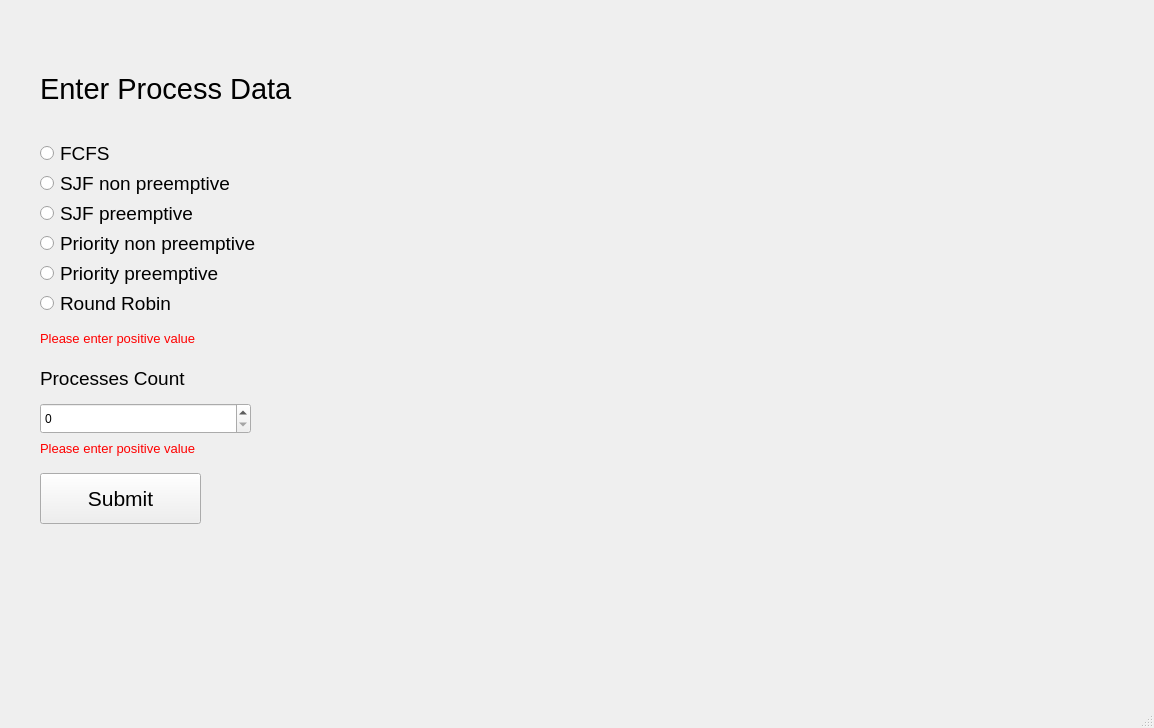
<?xml version="1.0" encoding="UTF-8"?>
<ui version="4.0">
 <class>MainWindow</class>
 <widget class="QMainWindow" name="MainWindow">
  <property name="geometry">
   <rect>
    <x>0</x>
    <y>0</y>
    <width>1154</width>
    <height>728</height>
   </rect>
  </property>
  <property name="windowTitle">
   <string>MainWindow</string>
  </property>
  <widget class="QWidget" name="centralwidget">
   <widget class="QStackedWidget" name="stackedWidget">
    <property name="geometry">
     <rect>
      <x>0</x>
      <y>13</y>
      <width>1151</width>
      <height>691</height>
     </rect>
    </property>
    <widget class="QWidget" name="page">
     <widget class="QRadioButton" name="radio_FCFS">
      <property name="geometry">
       <rect>
        <x>40</x>
        <y>120</y>
        <width>171</width>
        <height>41</height>
       </rect>
      </property>
      <property name="font">
       <font>
        <pointsize>14</pointsize>
       </font>
      </property>
      <property name="text">
       <string>FCFS</string>
      </property>
      <attribute name="buttonGroup">
       <string notr="true">buttonGroup</string>
      </attribute>
     </widget>
     <widget class="QRadioButton" name="radio_SJFNP">
      <property name="geometry">
       <rect>
        <x>40</x>
        <y>150</y>
        <width>241</width>
        <height>41</height>
       </rect>
      </property>
      <property name="font">
       <font>
        <pointsize>14</pointsize>
       </font>
      </property>
      <property name="text">
       <string>SJF non preemptive</string>
      </property>
      <attribute name="buttonGroup">
       <string notr="true">buttonGroup</string>
      </attribute>
     </widget>
     <widget class="QRadioButton" name="radio_SJFP">
      <property name="geometry">
       <rect>
        <x>40</x>
        <y>180</y>
        <width>251</width>
        <height>41</height>
       </rect>
      </property>
      <property name="font">
       <font>
        <pointsize>14</pointsize>
       </font>
      </property>
      <property name="text">
       <string>SJF preemptive</string>
      </property>
      <attribute name="buttonGroup">
       <string notr="true">buttonGroup</string>
      </attribute>
     </widget>
     <widget class="QRadioButton" name="radio_PriorityNP">
      <property name="geometry">
       <rect>
        <x>40</x>
        <y>210</y>
        <width>301</width>
        <height>41</height>
       </rect>
      </property>
      <property name="font">
       <font>
        <pointsize>14</pointsize>
       </font>
      </property>
      <property name="text">
       <string>Priority non preemptive</string>
      </property>
      <attribute name="buttonGroup">
       <string notr="true">buttonGroup</string>
      </attribute>
     </widget>
     <widget class="QRadioButton" name="radio_PriorityP">
      <property name="geometry">
       <rect>
        <x>40</x>
        <y>240</y>
        <width>311</width>
        <height>41</height>
       </rect>
      </property>
      <property name="font">
       <font>
        <pointsize>14</pointsize>
       </font>
      </property>
      <property name="text">
       <string>Priority preemptive</string>
      </property>
      <attribute name="buttonGroup">
       <string notr="true">buttonGroup</string>
      </attribute>
     </widget>
     <widget class="QRadioButton" name="radio_RR">
      <property name="geometry">
       <rect>
        <x>40</x>
        <y>270</y>
        <width>311</width>
        <height>41</height>
       </rect>
      </property>
      <property name="font">
       <font>
        <pointsize>14</pointsize>
       </font>
      </property>
      <property name="text">
       <string>Round Robin</string>
      </property>
      <attribute name="buttonGroup">
       <string notr="true">buttonGroup</string>
      </attribute>
     </widget>
     <widget class="QPushButton" name="chose_Scheduler">
      <property name="geometry">
       <rect>
        <x>40</x>
        <y>460</y>
        <width>161</width>
        <height>51</height>
       </rect>
      </property>
      <property name="font">
       <font>
        <pointsize>16</pointsize>
        <bold>false</bold>
       </font>
      </property>
      <property name="text">
       <string>Submit</string>
      </property>
     </widget>
     <widget class="QLabel" name="error_Count">
      <property name="enabled">
       <bool>true</bool>
      </property>
      <property name="geometry">
       <rect>
        <x>40</x>
        <y>420</y>
        <width>241</width>
        <height>31</height>
       </rect>
      </property>
      <property name="font">
       <font>
        <pointsize>10</pointsize>
       </font>
      </property>
      <property name="styleSheet">
       <string notr="true">color:red;</string>
      </property>
      <property name="text">
       <string>Please enter positive value</string>
      </property>
     </widget>
     <widget class="QLabel" name="label_Count">
      <property name="geometry">
       <rect>
        <x>40</x>
        <y>350</y>
        <width>231</width>
        <height>31</height>
       </rect>
      </property>
      <property name="font">
       <font>
        <pointsize>14</pointsize>
       </font>
      </property>
      <property name="text">
       <string>Processes Count</string>
      </property>
     </widget>
     <widget class="QLabel" name="header">
      <property name="geometry">
       <rect>
        <x>40</x>
        <y>50</y>
        <width>321</width>
        <height>51</height>
       </rect>
      </property>
      <property name="font">
       <font>
        <pointsize>22</pointsize>
       </font>
      </property>
      <property name="text">
       <string>Enter Process Data</string>
      </property>
     </widget>
     <widget class="QSpinBox" name="spin_Count">
      <property name="geometry">
       <rect>
        <x>40</x>
        <y>390</y>
        <width>211</width>
        <height>31</height>
       </rect>
      </property>
     </widget>
     <widget class="QLabel" name="error_Scheduler">
      <property name="enabled">
       <bool>true</bool>
      </property>
      <property name="geometry">
       <rect>
        <x>40</x>
        <y>310</y>
        <width>241</width>
        <height>31</height>
       </rect>
      </property>
      <property name="font">
       <font>
        <pointsize>10</pointsize>
       </font>
      </property>
      <property name="styleSheet">
       <string notr="true">color:red;</string>
      </property>
      <property name="text">
       <string>Please enter positive value</string>
      </property>
     </widget>
    </widget>
    <widget class="QWidget" name="page_2">
     <widget class="QLabel" name="label_Burst">
      <property name="geometry">
       <rect>
        <x>60</x>
        <y>100</y>
        <width>121</width>
        <height>31</height>
       </rect>
      </property>
      <property name="font">
       <font>
        <pointsize>12</pointsize>
       </font>
      </property>
      <property name="text">
       <string>Burst Time</string>
      </property>
     </widget>
     <widget class="QLabel" name="header_2">
      <property name="geometry">
       <rect>
        <x>30</x>
        <y>50</y>
        <width>321</width>
        <height>51</height>
       </rect>
      </property>
      <property name="font">
       <font>
        <pointsize>16</pointsize>
       </font>
      </property>
      <property name="text">
       <string>Enter P1 Data</string>
      </property>
     </widget>
     <widget class="QLabel" name="Error2">
      <property name="geometry">
       <rect>
        <x>280</x>
        <y>250</y>
        <width>241</width>
        <height>31</height>
       </rect>
      </property>
      <property name="font">
       <font>
        <pointsize>10</pointsize>
       </font>
      </property>
      <property name="styleSheet">
       <string notr="true">color:red;</string>
      </property>
      <property name="text">
       <string>Please enter positive value</string>
      </property>
     </widget>
     <widget class="QPushButton" name="add_process">
      <property name="geometry">
       <rect>
        <x>60</x>
        <y>300</y>
        <width>171</width>
        <height>51</height>
       </rect>
      </property>
      <property name="font">
       <font>
        <pointsize>16</pointsize>
       </font>
      </property>
      <property name="text">
       <string>Add Process</string>
      </property>
     </widget>
     <widget class="QLabel" name="label_Priority">
      <property name="geometry">
       <rect>
        <x>60</x>
        <y>220</y>
        <width>141</width>
        <height>31</height>
       </rect>
      </property>
      <property name="font">
       <font>
        <pointsize>12</pointsize>
       </font>
      </property>
      <property name="text">
       <string>Priority</string>
      </property>
     </widget>
     <widget class="QLabel" name="label_Arrival">
      <property name="geometry">
       <rect>
        <x>60</x>
        <y>160</y>
        <width>141</width>
        <height>31</height>
       </rect>
      </property>
      <property name="font">
       <font>
        <pointsize>12</pointsize>
       </font>
      </property>
      <property name="text">
       <string>Arrival Time</string>
      </property>
     </widget>
     <widget class="QLabel" name="Error1">
      <property name="enabled">
       <bool>true</bool>
      </property>
      <property name="geometry">
       <rect>
        <x>280</x>
        <y>130</y>
        <width>241</width>
        <height>31</height>
       </rect>
      </property>
      <property name="font">
       <font>
        <pointsize>10</pointsize>
       </font>
      </property>
      <property name="styleSheet">
       <string notr="true">color:red;</string>
      </property>
      <property name="text">
       <string>Please enter positive value</string>
      </property>
     </widget>
     <widget class="QSpinBox" name="burst_Count">
      <property name="geometry">
       <rect>
        <x>60</x>
        <y>130</y>
        <width>211</width>
        <height>31</height>
       </rect>
      </property>
     </widget>
     <widget class="QSpinBox" name="arrival_Count">
      <property name="geometry">
       <rect>
        <x>60</x>
        <y>190</y>
        <width>211</width>
        <height>31</height>
       </rect>
      </property>
     </widget>
     <widget class="QSpinBox" name="priority_Count">
      <property name="geometry">
       <rect>
        <x>60</x>
        <y>250</y>
        <width>211</width>
        <height>31</height>
       </rect>
      </property>
     </widget>
     <widget class="QLabel" name="header_3">
      <property name="geometry">
       <rect>
        <x>30</x>
        <y>360</y>
        <width>321</width>
        <height>51</height>
       </rect>
      </property>
      <property name="font">
       <font>
        <pointsize>16</pointsize>
       </font>
      </property>
      <property name="text">
       <string>Enter Quantum time</string>
      </property>
     </widget>
     <widget class="QLabel" name="label_Quantum">
      <property name="geometry">
       <rect>
        <x>60</x>
        <y>410</y>
        <width>161</width>
        <height>31</height>
       </rect>
      </property>
      <property name="font">
       <font>
        <pointsize>12</pointsize>
       </font>
      </property>
      <property name="text">
       <string>Quantum Time</string>
      </property>
     </widget>
     <widget class="QSpinBox" name="Quantum_Count">
      <property name="geometry">
       <rect>
        <x>60</x>
        <y>440</y>
        <width>211</width>
        <height>31</height>
       </rect>
      </property>
     </widget>
     <widget class="QPushButton" name="start">
      <property name="geometry">
       <rect>
        <x>60</x>
        <y>560</y>
        <width>171</width>
        <height>51</height>
       </rect>
      </property>
      <property name="font">
       <font>
        <pointsize>20</pointsize>
       </font>
      </property>
      <property name="text">
       <string>Start</string>
      </property>
     </widget>
     <widget class="QPushButton" name="quantum">
      <property name="geometry">
       <rect>
        <x>60</x>
        <y>480</y>
        <width>171</width>
        <height>51</height>
       </rect>
      </property>
      <property name="font">
       <font>
        <pointsize>16</pointsize>
       </font>
      </property>
      <property name="text">
       <string>Enter</string>
      </property>
     </widget>
     <widget class="QLabel" name="Error3">
      <property name="enabled">
       <bool>true</bool>
      </property>
      <property name="geometry">
       <rect>
        <x>280</x>
        <y>440</y>
        <width>241</width>
        <height>31</height>
       </rect>
      </property>
      <property name="font">
       <font>
        <pointsize>10</pointsize>
       </font>
      </property>
      <property name="styleSheet">
       <string notr="true">color:red;</string>
      </property>
      <property name="text">
       <string>Please enter positive value</string>
      </property>
     </widget>
     <widget class="QTableView" name="initialProcesses">
      <property name="geometry">
       <rect>
        <x>580</x>
        <y>110</y>
        <width>301</width>
        <height>299</height>
       </rect>
      </property>
     </widget>
    </widget>
    <widget class="QWidget" name="page_3">
     <widget class="QLabel" name="label_Burst_2">
      <property name="geometry">
       <rect>
        <x>50</x>
        <y>70</y>
        <width>121</width>
        <height>31</height>
       </rect>
      </property>
      <property name="font">
       <font>
        <pointsize>12</pointsize>
       </font>
      </property>
      <property name="text">
       <string>Burst Time</string>
      </property>
     </widget>
     <widget class="QLabel" name="header_4">
      <property name="geometry">
       <rect>
        <x>20</x>
        <y>20</y>
        <width>321</width>
        <height>51</height>
       </rect>
      </property>
      <property name="font">
       <font>
        <pointsize>16</pointsize>
       </font>
      </property>
      <property name="text">
       <string>Enter Process Data</string>
      </property>
     </widget>
     <widget class="QLabel" name="label_Priority_2">
      <property name="geometry">
       <rect>
        <x>330</x>
        <y>70</y>
        <width>141</width>
        <height>31</height>
       </rect>
      </property>
      <property name="font">
       <font>
        <pointsize>12</pointsize>
       </font>
      </property>
      <property name="text">
       <string>Priority</string>
      </property>
     </widget>
     <widget class="QLabel" name="Error1_2">
      <property name="enabled">
       <bool>true</bool>
      </property>
      <property name="geometry">
       <rect>
        <x>190</x>
        <y>120</y>
        <width>121</width>
        <height>61</height>
       </rect>
      </property>
      <property name="font">
       <font>
        <pointsize>10</pointsize>
       </font>
      </property>
      <property name="styleSheet">
       <string notr="true">color:red;</string>
      </property>
      <property name="text">
       <string>Please enter future value</string>
      </property>
      <property name="wordWrap">
       <bool>true</bool>
      </property>
     </widget>
     <widget class="QLabel" name="label_Arrival_2">
      <property name="geometry">
       <rect>
        <x>190</x>
        <y>70</y>
        <width>141</width>
        <height>31</height>
       </rect>
      </property>
      <property name="font">
       <font>
        <pointsize>12</pointsize>
       </font>
      </property>
      <property name="text">
       <string>Arrival Time</string>
      </property>
     </widget>
     <widget class="QSpinBox" name="priority_Count_2">
      <property name="geometry">
       <rect>
        <x>330</x>
        <y>100</y>
        <width>111</width>
        <height>31</height>
       </rect>
      </property>
     </widget>
     <widget class="QSpinBox" name="arrival_Count_2">
      <property name="geometry">
       <rect>
        <x>190</x>
        <y>100</y>
        <width>101</width>
        <height>31</height>
       </rect>
      </property>
     </widget>
     <widget class="QSpinBox" name="burst_Count_2">
      <property name="geometry">
       <rect>
        <x>50</x>
        <y>100</y>
        <width>111</width>
        <height>31</height>
       </rect>
      </property>
     </widget>
     <widget class="QPushButton" name="add_process_2">
      <property name="geometry">
       <rect>
        <x>480</x>
        <y>90</y>
        <width>171</width>
        <height>51</height>
       </rect>
      </property>
      <property name="font">
       <font>
        <pointsize>16</pointsize>
       </font>
      </property>
      <property name="text">
       <string>Add Process</string>
      </property>
     </widget>
     <widget class="QLabel" name="Error1_3">
      <property name="enabled">
       <bool>true</bool>
      </property>
      <property name="geometry">
       <rect>
        <x>330</x>
        <y>120</y>
        <width>121</width>
        <height>61</height>
       </rect>
      </property>
      <property name="font">
       <font>
        <pointsize>10</pointsize>
       </font>
      </property>
      <property name="styleSheet">
       <string notr="true">color:red;</string>
      </property>
      <property name="text">
       <string>Please enter positive value</string>
      </property>
      <property name="wordWrap">
       <bool>true</bool>
      </property>
     </widget>
     <widget class="QLabel" name="Error1_1">
      <property name="enabled">
       <bool>true</bool>
      </property>
      <property name="geometry">
       <rect>
        <x>50</x>
        <y>120</y>
        <width>121</width>
        <height>61</height>
       </rect>
      </property>
      <property name="font">
       <font>
        <pointsize>10</pointsize>
       </font>
      </property>
      <property name="styleSheet">
       <string notr="true">color:red;</string>
      </property>
      <property name="text">
       <string>Please enter positive value</string>
      </property>
      <property name="wordWrap">
       <bool>true</bool>
      </property>
     </widget>
     <widget class="QTableView" name="completedProcesses">
      <property name="geometry">
       <rect>
        <x>30</x>
        <y>490</y>
        <width>251</width>
        <height>151</height>
       </rect>
      </property>
     </widget>
     <widget class="QTableView" name="incompletedProcesses">
      <property name="geometry">
       <rect>
        <x>400</x>
        <y>490</y>
        <width>241</width>
        <height>151</height>
       </rect>
      </property>
     </widget>
     <widget class="QPushButton" name="pushButton_5">
      <property name="geometry">
       <rect>
        <x>970</x>
        <y>430</y>
        <width>111</width>
        <height>41</height>
       </rect>
      </property>
      <property name="font">
       <font>
        <pointsize>14</pointsize>
       </font>
      </property>
      <property name="text">
       <string>resume</string>
      </property>
     </widget>
     <widget class="QPushButton" name="pushButton_4">
      <property name="geometry">
       <rect>
        <x>490</x>
        <y>430</y>
        <width>111</width>
        <height>41</height>
       </rect>
      </property>
      <property name="font">
       <font>
        <pointsize>14</pointsize>
       </font>
      </property>
      <property name="text">
       <string>pause</string>
      </property>
     </widget>
     <widget class="QPushButton" name="pushButton_3">
      <property name="geometry">
       <rect>
        <x>30</x>
        <y>430</y>
        <width>141</width>
        <height>41</height>
       </rect>
      </property>
      <property name="font">
       <font>
        <pointsize>14</pointsize>
       </font>
      </property>
      <property name="text">
       <string>Disable live</string>
      </property>
     </widget>
     <widget class="QGraphicsView" name="graphicsView">
      <property name="geometry">
       <rect>
        <x>30</x>
        <y>270</y>
        <width>1051</width>
        <height>151</height>
       </rect>
      </property>
     </widget>
     <widget class="QTableView" name="averageTable">
      <property name="geometry">
       <rect>
        <x>750</x>
        <y>490</y>
        <width>331</width>
        <height>151</height>
       </rect>
      </property>
     </widget>
     <widget class="QLabel" name="header_5">
      <property name="geometry">
       <rect>
        <x>30</x>
        <y>210</y>
        <width>321</width>
        <height>51</height>
       </rect>
      </property>
      <property name="font">
       <font>
        <pointsize>16</pointsize>
        <bold>false</bold>
       </font>
      </property>
      <property name="styleSheet">
       <string notr="true">color:green</string>
      </property>
      <property name="text">
       <string>Execution starts in 3</string>
      </property>
     </widget>
    </widget>
   </widget>
  </widget>
  <widget class="QMenuBar" name="menubar">
   <property name="geometry">
    <rect>
     <x>0</x>
     <y>0</y>
     <width>1154</width>
     <height>26</height>
    </rect>
   </property>
  </widget>
  <widget class="QStatusBar" name="statusbar"/>
 </widget>
 <resources/>
 <connections/>
 <buttongroups>
  <buttongroup name="buttonGroup"/>
 </buttongroups>
</ui>
